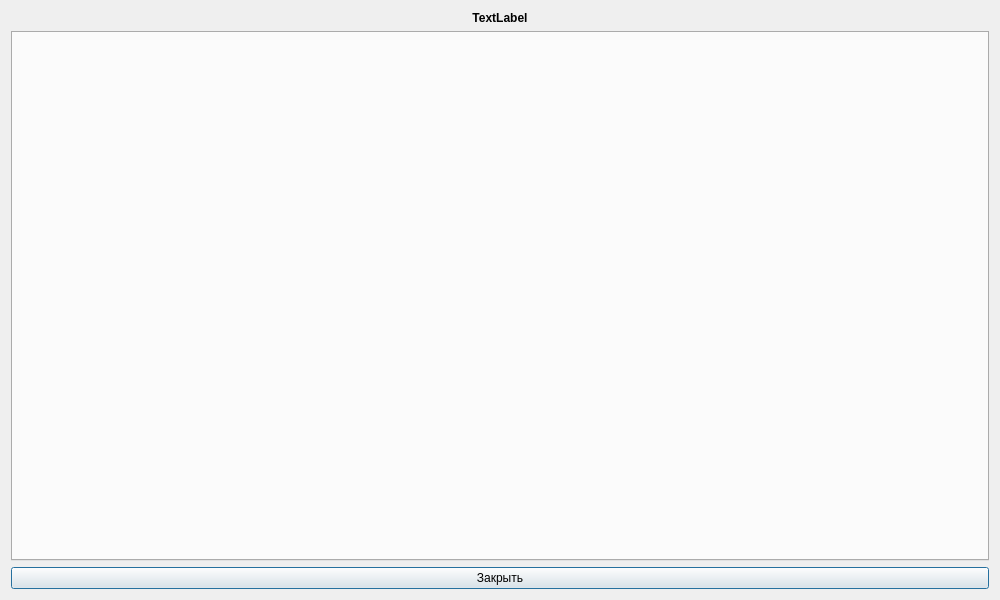
<?xml version="1.0" encoding="UTF-8"?>
<ui version="4.0">
 <class>StatisticsWindow</class>
 <widget class="QDialog" name="StatisticsWindow">
  <property name="geometry">
   <rect>
    <x>0</x>
    <y>0</y>
    <width>1000</width>
    <height>600</height>
   </rect>
  </property>
  <property name="minimumSize">
   <size>
    <width>1000</width>
    <height>600</height>
   </size>
  </property>
  <property name="windowTitle">
   <string>Статистика загруженности аэропорта</string>
  </property>
  <layout class="QVBoxLayout" name="verticalLayout">
   <item>
    <widget class="QLabel" name="lb_airportName">
     <property name="font">
      <font>
       <bold>true</bold>
      </font>
     </property>
     <property name="text">
      <string>TextLabel</string>
     </property>
     <property name="alignment">
      <set>Qt::AlignCenter</set>
     </property>
    </widget>
   </item>
   <item>
    <widget class="QTabWidget" name="tw_statistics">
     <property name="tabPosition">
      <enum>QTabWidget::North</enum>
     </property>
     <property name="tabShape">
      <enum>QTabWidget::Rounded</enum>
     </property>
     <property name="currentIndex">
      <number>-1</number>
     </property>
     <property name="elideMode">
      <enum>Qt::ElideNone</enum>
     </property>
    </widget>
   </item>
   <item>
    <widget class="QPushButton" name="pb_close">
     <property name="text">
      <string>Закрыть</string>
     </property>
    </widget>
   </item>
  </layout>
 </widget>
 <resources/>
 <connections/>
</ui>
